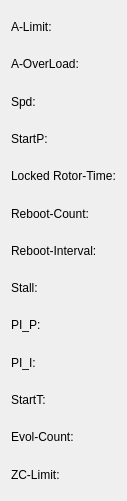
   <widget class="QWidget" name="layoutWidget">
    <property name="geometry">
     <rect>
      <x>10</x>
      <y>11</y>
      <width>121</width>
      <height>501</height>
     </rect>
    </property>
    <layout class="QVBoxLayout" name="verticalLayout_5">
     <item>
      <widget class="QLabel" name="item_1_name">
       <property name="text">
        <string>A-Limit:</string>
       </property>
      </widget>
     </item>
     <item>
      <widget class="QLabel" name="item_2_name">
       <property name="text">
        <string>A-OverLoad:</string>
       </property>
      </widget>
     </item>
     <item>
      <widget class="QLabel" name="item_3_name">
       <property name="text">
        <string>Spd:</string>
       </property>
      </widget>
     </item>
     <item>
      <widget class="QLabel" name="item_4_name">
       <property name="text">
        <string>StartP:</string>
       </property>
      </widget>
     </item>
     <item>
      <widget class="QLabel" name="item_5_name">
       <property name="text">
        <string>Locked Rotor-Time:</string>
       </property>
      </widget>
     </item>
     <item>
      <widget class="QLabel" name="item_6_name">
       <property name="text">
        <string>Reboot-Count:</string>
       </property>
      </widget>
     </item>
     <item>
      <widget class="QLabel" name="item_7_name">
       <property name="text">
        <string>Reboot-Interval:</string>
       </property>
      </widget>
     </item>
     <item>
      <widget class="QLabel" name="item_8_name">
       <property name="text">
        <string>Stall:</string>
       </property>
      </widget>
     </item>
     <item>
      <widget class="QLabel" name="item_9_name">
       <property name="text">
        <string>PI_P:</string>
       </property>
      </widget>
     </item>
     <item>
      <widget class="QLabel" name="item_10_name">
       <property name="text">
        <string>PI_I:</string>
       </property>
      </widget>
     </item>
     <item>
      <widget class="QLabel" name="item_11_name">
       <property name="text">
        <string>StartT:</string>
       </property>
      </widget>
     </item>
     <item>
      <widget class="QLabel" name="item_12_name">
       <property name="text">
        <string>Evol-Count:</string>
       </property>
      </widget>
     </item>
     <item>
      <widget class="QLabel" name="item_13_name">
       <property name="text">
        <string>ZC-Limit:</string>
       </property>
      </widget>
     </item>
    </layout>
   </widget>
